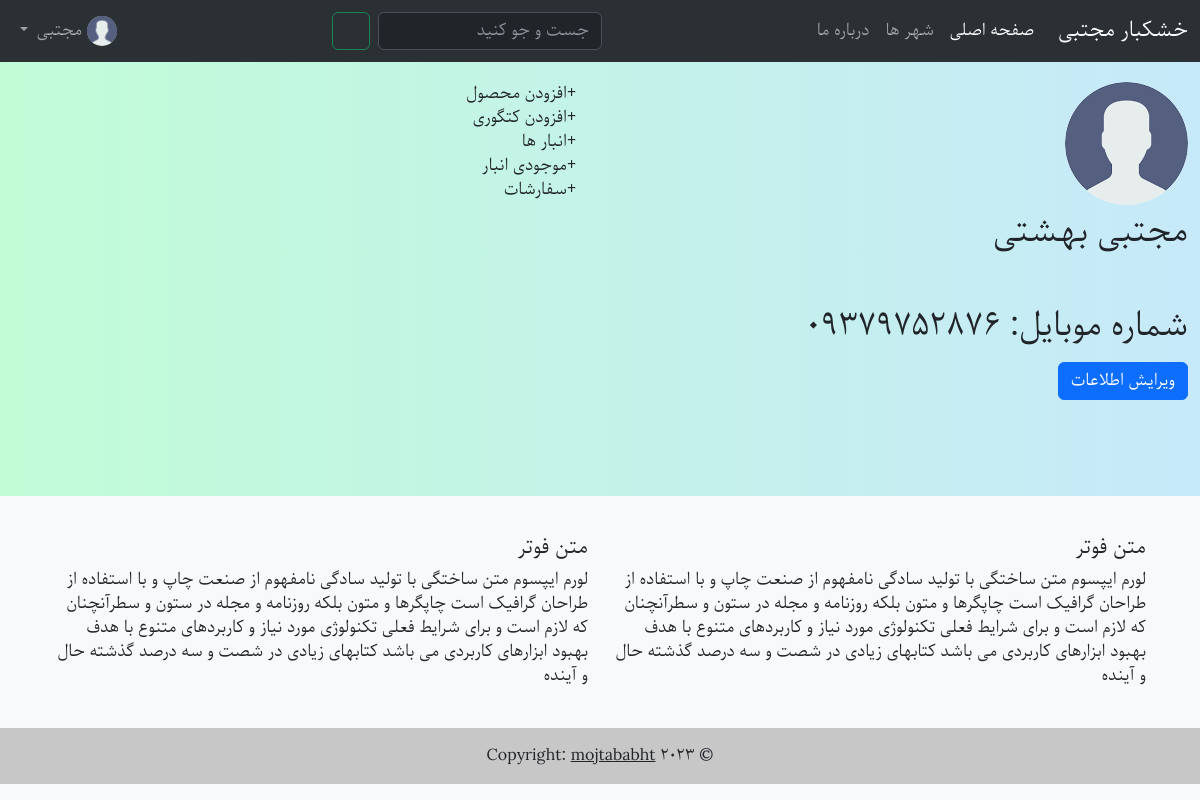
The app's page /accounts/profile/1/ (signed in) with its own data.
### account/models.py (models this page shows, shortened)
class CustomUser(AbstractUser):
    username = None
    phone_no=models.CharField(max_length=11,unique=True,validators=[
            RegexValidator(
                regex=r'^\+?1?\d{9,11}$',
                message="Phone number must be in the format: '0999999999'. Up to 11 digits allowed."
            ),
        ])
    avatar=models.ImageField(default='avatar.png')
    USERNAME_FIELD = 'phone_no'
    REQUIRED_FIELDS = []
    objects = CustomUserManager()

### account/views.py (the view)
# urls.py: path('profile/<int:pk>/',ProfileView.as_view(),name='profile'),
class ProfileView(LoginRequiredMixin,DetailView):
    model = CustomUser
    template_name = 'profile.html'
    def dispatch(self, request, *args, **kwargs):
        if request.user.is_superuser:
            return super().dispatch(request, *args, **kwargs)
        if not request.user==self.get_object():
            return self.handle_no_permission()
        return super().dispatch(request, *args, **kwargs)

### templates/profile.html
{% extends "base.html" %}
{% block content %}
    <div class="container-fluid mt4 align-items-center">
        <div class="row">
            <div class="col">
                <div class="row">
                    <div class="col">
                        <img class="img-fluid rounded-circle" src="{{ customuser.avatar.url }}">
                    </div>
                </div>
                <div class="row mt-2">
                    <div class="col">
                        <h2>{{ customuser.first_name }} {{ customuser.last_name }}</h2>
                    </div>
                </div>
                <div class="row mt-5">
                    <div class="col">
                        <h2>شماره موبایل: {{ customuser.phone_no }}</h2>
                    </div>
                </div>
                <a href="{% url 'profileupdate' customuser.id %}" class="btn btn-primary mt-2">ویرایش اطلاعات</a>
            </div>
            {% if user.is_superuser %}
                <div class="col">
                    <div class="container-fluid">
                        <a class="link-dark link-underline-opacity-0 link-underline-opacity-100-hover mt-5"
                           href="{% url 'productcreate' %}"><i class="fa fa-add"></i>افزودن محصول</a><br>
                        <a class="link-dark link-underline-opacity-0 link-underline-opacity-100-hover mt-5"
                           href="{% url 'categorycreate' %}"><i class="fa fa-add"></i>افزودن کتگوری</a><br>
                        <a class="link-dark link-underline-opacity-0 link-underline-opacity-100-hover mt-5"
                           href="{% url 'inventory' %}"><i class="fa fa-add"></i>انبار ها</a><br>
                        <a class="link-dark link-underline-opacity-0 link-underline-opacity-100-hover mt-5"
                           href="{% url 'inventoryproduct' %}"><i class="fa fa-add"></i>موجودی انبار</a><br>
                        <a class="link-dark link-underline-opacity-0 link-underline-opacity-100-hover mt-5"
                           href="{% url 'orders' %}"><i class="fa fa-add"></i>سفارشات</a>
                    </div>
                </div>
            {% endif %}
        </div>
    </div>
{% endblock %}

### templates/base.html (shortened to what this page needs)
{% load static %}
{% load humanize %}
<!DOCTYPE html>
<html lang="fa" dir="rtl" class="h-100">
<head>
    <link rel="stylesheet" href="{% static 'css/bootstrap.min.css' %}">
    <link rel="stylesheet" href="{% static 'css/style.css' %}">
    <link href="{% static 'css/select2.min.css' %}" rel="stylesheet"/>
</head>
<body class="d-flex flex-column h-100">
<nav class="navbar navbar-expand-lg bg-body-tertiary" data-bs-theme="dark">
    <div class="container-fluid">
        <a class="navbar-brand" href="{% url 'products' %}">خشکبار مجتبی</a>
        <div class="collapse navbar-collapse" id="navbarSupportedContent">
            <ul class="navbar-nav me-auto mb-2 mb-lg-0">
                <li class="nav-item">
                    <a class="nav-link active" aria-current="page" href="{% url 'products' %}">صفحه اصلی</a>
                </li>
                <li class="nav-item">
                    <a class="nav-link" href="{% url 'cities' %}">شهر ها</a>
                </li>
                <li class="nav-item">
                    <a class="nav-link" href="{% url 'aboutus' %}">درباره ما</a>
                </li>
            </ul>
            <ul class="navbar-nav me-auto mb-2 mb-lg-0">
                <li class="nav-item">
                    <form class="d-flex" role="search" action="{% url 'search' %}" method="get">
                        <input class="form-control me-2" type="search" placeholder="جست و جو کنید" aria-label="Search"
                               name="search">
                        <button class="btn btn-outline-success d-flex align-items-center" type="submit"><i
                                class="fa fa-search"></i></button>
                    </form>
                </li>
            </ul>
            <div class="nav-item dropdown navbar-nav mb-2 mb-lg-0">
                {% if user.is_authenticated %}
                    <a class="nav-link dropdown-toggle" href="#" role="button" data-bs-toggle="dropdown"
                       aria-expanded="false">
                        <img src="{{ user.avatar.url }}" class="rounded-circle" style="width:30px;" alt="Avatar">
                        {{ user.first_name }}
                    </a>
                {% else %}
                    <a class="nav-link" href="{% url 'login' %}">ورود/ثبت نام</a>
                {% endif %}
            </div>
        </div>
    </div>
</nav>
<div id="content">
    {% block content %}{% endblock content %}
</div>
<footer class="footer mt-auto py-3 bg-light text-center text-lg-start ">
    <div class="container p-4">
        <div class="row">
            <div class="col-lg-6 col-md-12 mb-4 mb-md-0">
                <h5 class="text-uppercase">متن فوتر</h5>
                <p>
                    لورم ایپسوم متن ساختگی با تولید سادگی نامفهوم از صنعت چاپ و با استفاده از طراحان گرافیک است چاپگرها
                    و متون بلکه روزنامه و مجله در ستون و سطرآنچنان که لازم است و برای شرایط فعلی تکنولوژی مورد نیاز و
                    کاربردهای متنوع با هدف بهبود ابزارهای کاربردی می باشد کتابهای زیادی در شصت و سه درصد گذشته حال و
                    آینده
                </p>
            </div>
            <div class="col-lg-6 col-md-12 mb-4 mb-md-0">
                <h5 class="text-uppercase">متن فوتر</h5>
                <p>
                    لورم ایپسوم متن ساختگی با تولید سادگی نامفهوم از صنعت چاپ و با استفاده از طراحان گرافیک است چاپگرها
                    و متون بلکه روزنامه و مجله در ستون و سطرآنچنان که لازم است و برای شرایط فعلی تکنولوژی مورد نیاز و
                    کاربردهای متنوع با هدف بهبود ابزارهای کاربردی می باشد کتابهای زیادی در شصت و سه درصد گذشته حال و
                    آینده
                </p>
            </div>
        </div>
    </div>
    <div class="text-center p-3" style="background-color: rgba(0, 0, 0, 0.2);">
        © 2023 Copyright:
        <a class="text-dark" href="https://github.com/mojtababht">mojtababht</a>
    </div>
</footer>
</body>
</html>

### static/css/style.css (style rules this page uses)
* { font-family: parastoo; }
body { background: #84fab0; background: -webkit-linear-gradient(to right, rgba(132, 250, 176, 0.5), rgba(143, 211, 244, 0.5)); background: linear-gradient(to right, rgba(132, 250, 176, 0.5), rgba(143, 211, 244, 0.5)) }
#content { margin-top: 20px; }

### records on screen
CustomUser: avatar (placeholder picture), first_name "مجتبی", last_name "بهشتی", phone_no "09379752876"
